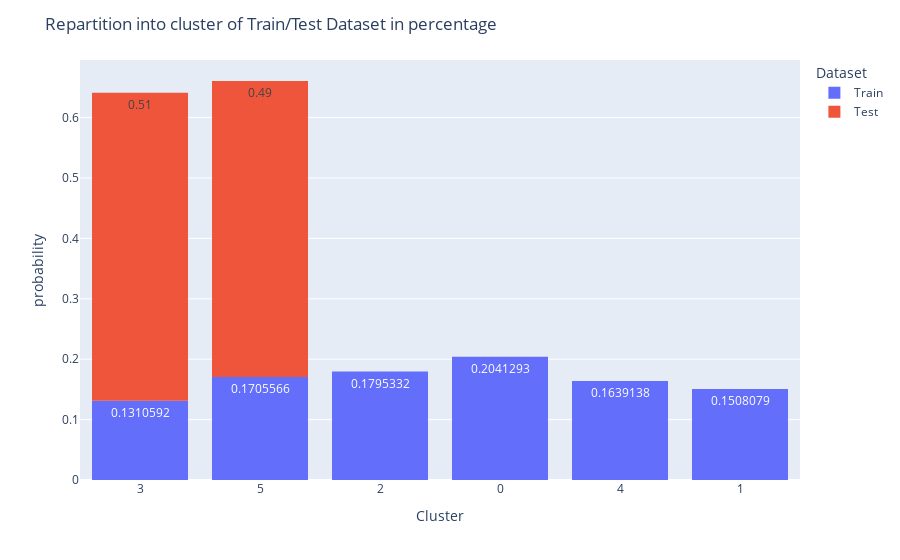

The notebook cell this image was saved under:
### Code cell
cluster_pred = pd.DataFrame(labels.T, index=df.index, columns=['Cluster'])
df_cluster.reset_index(inplace=True)
test_bool = df_cluster[TARGET].isna()
df_cluster['Dataset'] = 'Train'
df_cluster['Dataset'][test_bool] = 'Test'
df_cluster['Cluster'] = df_cluster['Cluster'].astype(str)
fig = px.histogram(df_cluster, x='Cluster', color='Dataset', histnorm='probability', text_auto=True)
fig.update_layout(
    title='Repartition into cluster of Train/Test Dataset in percentage'
)

### Figure 1 — Plotly figure (JSON) as saved in the notebook; plotly's stock layout.template omitted (floating-point values rounded to 4 significant figures; data arrays with more than 128 entries replaced by an {"elided": "..."} marker saying what was removed)
{"data": [{"alignmentgroup": "True", "bingroup": "x", "histnorm": "probability", "hovertemplate": "Dataset=Train<br>Cluster=%{x}<br>probability=%{y}<extra></extra>", "legendgroup": "Train", "marker": {"color": "#636efa", "pattern": {"shape": ""}}, "name": "Train", "offsetgroup": "Train", "orientation": "v", "showlegend": true, "texttemplate": "%{value}", "type": "histogram", "x": {"elided": "5570 str values"}, "xaxis": "x", "yaxis": "y"}, {"alignmentgroup": "True", "bingroup": "x", "histnorm": "probability", "hovertemplate": "Dataset=Test<br>Cluster=%{x}<br>probability=%{y}<extra></extra>", "legendgroup": "Test", "marker": {"color": "#EF553B", "pattern": {"shape": ""}}, "name": "Test", "offsetgroup": "Test", "orientation": "v", "showlegend": true, "texttemplate": "%{value}", "type": "histogram", "x": {"elided": "1000 str values"}, "xaxis": "x", "yaxis": "y"}], "layout": {"barmode": "relative", "legend": {"title": {"text": "Dataset"}, "tracegroupgap": 0}, "margin": {"t": 60}, "title": {"text": "Repartition into cluster of Train/Test Dataset in percentage"}, "xaxis": {"anchor": "y", "domain": [0, 1], "title": {"text": "Cluster"}}, "yaxis": {"anchor": "x", "domain": [0, 1], "title": {"text": "probability"}}}}
